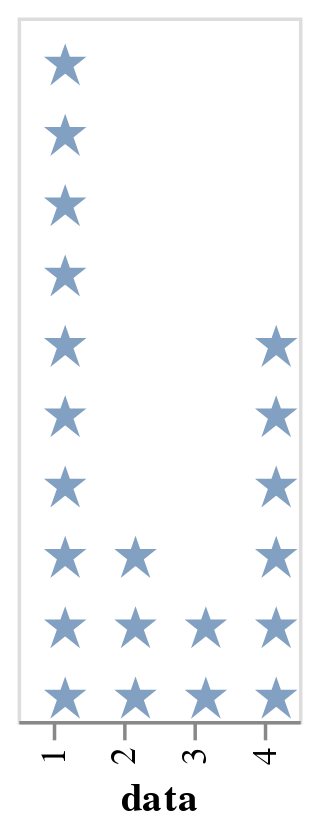

Notebook code for this chart:
### Code cell
import altair as alt
import pandas as pd

source = pd.DataFrame(
    {"data":[1,1,1,1,1,1,1,1,1,1,
             2,2,2,
             3,3,
             4,4,4,4,4,4]
    }
)

star_shape = 'M 0.5,0.05 0.2,0.9 0.95,0.3 0.05,0.3 0.8,0.9 Z'
alt.Chart(source).mark_point(shape=star_shape, size=200).transform_window(
    id='rank()',
    groupby=['data']
).encode(
    alt.X('data:O'),
    alt.Y('id:O').axis(None).sort('descending')
)

### Figure 1 — Vega-Lite specification as saved in the notebook (floating-point values rounded to 4 significant figures)
{"config": {"view": {"continuousWidth": 300, "continuousHeight": 300}}, "data": {"name": "data-dc7b083864cc26c5b80dfdd4a27d5cc6"}, "mark": {"type": "point", "shape": "M 0.5,0.05 0.2,0.9 0.95,0.3 0.05,0.3 0.8,0.9 Z", "size": 200}, "encoding": {"x": {"field": "data", "type": "ordinal"}, "y": {"axis": null, "field": "id", "sort": "descending", "type": "ordinal"}}, "transform": [{"window": [{"op": "rank", "field": "", "as": "id"}], "groupby": ["data"]}], "$schema": "https://vega.github.io/schema/vega-lite/v5.17.0.json", "datasets": {"data-dc7b083864cc26c5b80dfdd4a27d5cc6": [{"data": 1}, {"data": 1}, {"data": 1}, {"data": 1}, {"data": 1}, {"data": 1}, {"data": 1}, {"data": 1}, {"data": 1}, {"data": 1}, {"data": 2}, {"data": 2}, {"data": 2}, {"data": 3}, {"data": 3}, {"data": 4}, {"data": 4}, {"data": 4}, {"data": 4}, {"data": 4}, {"data": 4}]}}
